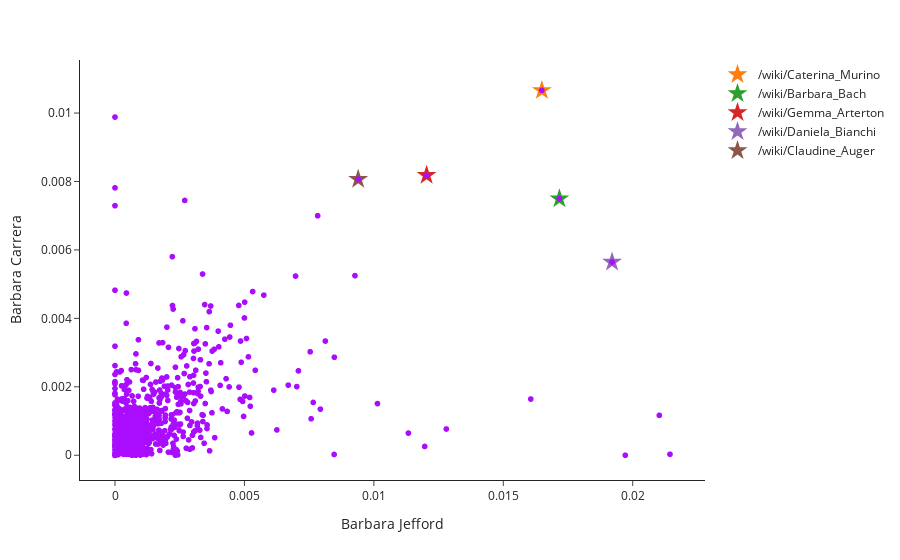

Write notebook code for a chart like this one.
### Code cell
fig = px.scatter(df_finnal, x='Barbara Jefford', y='Barbara Carrera', 
                hover_data={'Site': True,
                                            'Barbara Jefford': False,
                                            'Barbara Carrera': False}, 
                template='simple_white', color_discrete_sequence=px.colors.qualitative.Alphabet)
for i in range(5):
    
    fig.add_trace(go.Scatter(x=[df_solution['Barbara Jefford'].values.tolist()[i]], 
                             y=[df_solution['Barbara Carrera'].values.tolist()[i]], 
                             mode = 'markers',
                             marker_symbol = 'star',
                             marker_size = 15,
                             hoverinfo = 'skip',
                             name = df_solution['Site'].values.tolist()[i]))
fig.show()

### Figure 1 — Plotly figure (JSON) as saved in the notebook; plotly's stock layout.template omitted (floating-point values rounded to 4 significant figures; data arrays with more than 128 entries replaced by an {"elided": "..."} marker saying what was removed)
{"data": [{"customdata": {"elided": "1214x1 str values"}, "hovertemplate": "Site=%{customdata[0]}<extra></extra>", "legendgroup": "", "marker": {"color": "#AA0DFE", "symbol": "circle"}, "mode": "markers", "name": "", "showlegend": false, "type": "scattergl", "x": {"elided": "1214 float values"}, "xaxis": "x", "y": {"elided": "1214 float values"}, "yaxis": "y"}, {"hoverinfo": "skip", "marker": {"size": 15, "symbol": "star"}, "mode": "markers", "name": "/wiki/Caterina_Murino", "type": "scatter", "x": [0.01649], "y": [0.01066]}, {"hoverinfo": "skip", "marker": {"size": 15, "symbol": "star"}, "mode": "markers", "name": "/wiki/Barbara_Bach", "type": "scatter", "x": [0.01717], "y": [0.007494]}, {"hoverinfo": "skip", "marker": {"size": 15, "symbol": "star"}, "mode": "markers", "name": "/wiki/Gemma_Arterton", "type": "scatter", "x": [0.01204], "y": [0.008179]}, {"hoverinfo": "skip", "marker": {"size": 15, "symbol": "star"}, "mode": "markers", "name": "/wiki/Daniela_Bianchi", "type": "scatter", "x": [0.0192], "y": [0.005647]}, {"hoverinfo": "skip", "marker": {"size": 15, "symbol": "star"}, "mode": "markers", "name": "/wiki/Claudine_Auger", "type": "scatter", "x": [0.009394], "y": [0.008062]}], "layout": {"legend": {"tracegroupgap": 0}, "margin": {"t": 60}, "xaxis": {"anchor": "y", "domain": [0, 1], "title": {"text": "Barbara Jefford"}}, "yaxis": {"anchor": "x", "domain": [0, 1], "title": {"text": "Barbara Carrera"}}}}
